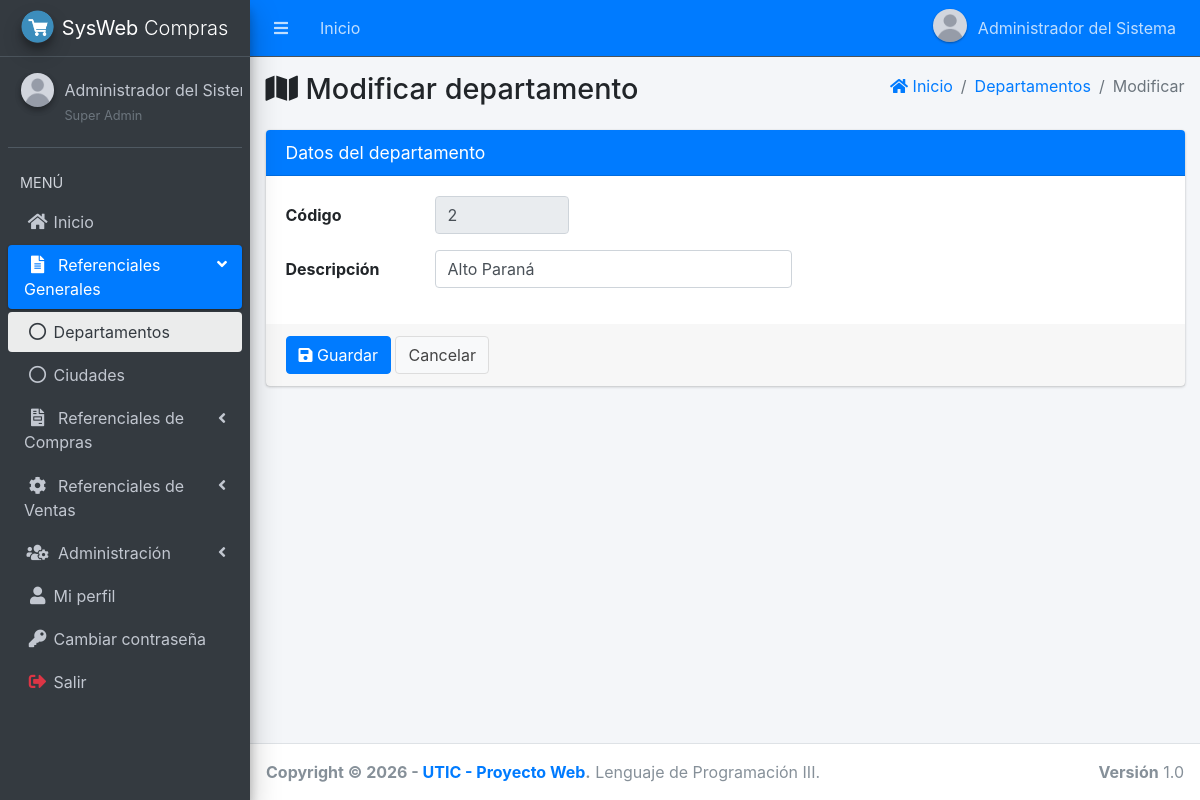
Screenshot of /main.php?module=form_departamento&form=edit&id=2 (signed in) with the database file from the repository.
### tables this page shows
CREATE TABLE menu (
    id_menu   INT AUTO_INCREMENT PRIMARY KEY,
    id_padre  INT NULL COMMENT 'NULL = opción de primer nivel o grupo',
    titulo    VARCHAR(50) NOT NULL,
    icono     VARCHAR(50) NOT NULL DEFAULT 'far fa-circle',
    modulo    VARCHAR(30) NULL COMMENT 'Clave del módulo (main.php?module=...). NULL = grupo',
    orden     INT NOT NULL DEFAULT 0,
    UNIQUE KEY uk_menu_modulo (modulo),
    CONSTRAINT fk_menu_padre FOREIGN KEY (id_padre)
        REFERENCES menu (id_menu) ON UPDATE CASCADE ON DELETE CASCADE
);

CREATE TABLE departamento (
    id_departamento  INT AUTO_INCREMENT PRIMARY KEY,
    dep_descripcion  VARCHAR(60) NOT NULL,
    UNIQUE KEY uk_departamento (dep_descripcion)
);

### app/config/database.php (called while the page is built, shortened)
<?php
function db(): PDO
{
    static $pdo = null;
    if ($pdo === null) {
        $dsn = 'mysql:host=' . DB_HOST . ';port=' . DB_PORT . ';dbname=' . DB_NAME . ';charset=utf8mb4';
        try {
            $pdo = new PDO($dsn, DB_USER, DB_PASS, [
                PDO::ATTR_ERRMODE            => PDO::ERRMODE_EXCEPTION,
                PDO::ATTR_DEFAULT_FETCH_MODE => PDO::FETCH_ASSOC,
                PDO::ATTR_EMULATE_PREPARES   => false,
            ]);
            $pdo->exec("SET time_zone = '" . date('P') . "'");
        } catch (PDOException $e) {
            error_log('Error de conexión: ' . $e->getMessage());
            http_response_code(500);
            exit('No se pudo conectar con la base de datos. Verifique la configuración en config/config.php.');
        }
    }
    return $pdo;
}

### app/core/rutas.php (called while the page is built, shortened)
<?php
return [
    'start'             => ['start.php',                 'start'],
    'password'          => ['password/form.php',         'password'],
    'perfil'            => ['perfil/view.php',           'perfil'],
    'form_perfil'       => ['perfil/form.php',           'perfil'],
    'user'              => ['user/view.php',             'user'],
    'form_user'         => ['user/form.php',             'user'],
    'permisos'          => ['permisos/view.php',         'permisos'],
    'departamento'      => ['departamento/view.php',     'departamento'],
    'form_departamento' => ['departamento/form.php',     'departamento'],
    'ciudad'            => ['ciudad/view.php',           'ciudad'],
    'form_ciudad'       => ['ciudad/form.php',           'ciudad'],
    'proveedores'       => ['proveedores/view.php',      'proveedores'],
    'form_proveedores'  => ['proveedores/form.php',      'proveedores'],
    'deposito'          => ['simple/view.php',           'deposito'],
    'form_deposito'     => ['simple/form.php',           'deposito'],
    'tipo_producto'     => ['simple/view.php',           'tipo_producto'],
    'form_tipo_producto'=> ['simple/form.php',           'tipo_producto'],
    'u_medida'          => ['simple/view.php',           'u_medida'],
    'form_u_medida'     => ['simple/form.php',           'u_medida'],
    'productos'         => ['productos/view.php',        'productos'],
    'form_productos'    => ['productos/form.php',        'productos'],
    'clientes'          => ['clientes/view.php',         'clientes'],
    'form_clientes'     => ['clientes/form.php',         'clientes'],
    'compras'           => ['compras/view.php',          'compras'],
    'form_compras'      => ['compras/form.php',          'compras'],
    'detalle_compras'   => ['compras/detalle.php',       'compras'],
    'ventas'            => ['ventas/view.php',           'ventas'],
    'form_ventas'       => ['ventas/form.php',           'ventas'],
    'detalle_ventas'    => ['ventas/detalle.php',        'ventas'],
    'reporte_ventas'    => ['reporte_ventas/view.php',   'reporte_ventas'],
    'timbrado'          => ['timbrado/view.php',         'timbrado'],
    'stock'             => ['stock/view.php',            'stock'],
    'reporte_compras'   => ['reporte_compras/view.php',  'reporte_compras'],
];

### app/views/layout/content.php (called while the page is built, shortened)
<?php
[$archivo, $permiso] = $rutas[$module];
include __DIR__ . '/../' . $archivo;

### app/views/departamento/form.php (the view, shortened to what this page needs)
<?php
$editar = ($_GET['form'] ?? '') === 'edit';
$d = ['id_departamento' => 0, 'dep_descripcion' => ''];
if ($editar) {
    $st = db()->prepare('SELECT id_departamento, dep_descripcion FROM departamento WHERE id_departamento = ?');
    $st->execute([int_param($_GET, 'id')]);
    $d = $st->fetch();
}
?>
<section class="content">
    <div class="container-fluid">
        <div class="card card-primary">
            <div class="card-header"><h3 class="card-title">Datos del departamento</h3></div>
            <form action="modules/departamento/procesar.php?act=<?= $editar ? 'update' : 'insert' ?>" method="post" class="form-horizontal">
                <div class="card-body">
                    <?php if ($editar): ?>
                    <div class="form-group row">
                        <label class="col-sm-2 col-form-label">Código</label>
                        <div class="col-sm-2"><input type="text" class="form-control" value="<?= (int) $d['id_departamento'] ?>" readonly></div>
                    </div>
                    <?php endif; ?>
                    <div class="form-group row">
                        <label for="descripcion" class="col-sm-2 col-form-label">Descripción</label>
                        <div class="col-sm-5">
                            <input type="text" class="form-control" id="descripcion" name="descripcion"
                                   value="<?= e($d['dep_descripcion']) ?>" maxlength="60" required autofocus>
                        </div>
                    </div>
                </div>
                <div class="card-footer">
                    <button type="submit" class="btn btn-primary"><i class="fas fa-save"></i> Guardar</button>
                    <a href="main.php?module=departamento" class="btn btn-default">Cancelar</a>
                </div>
            </form>
        </div>
    </div>
</section>

### app/views/layout/side_menu.php (shortened to what this page needs)
<?php
$items = db()->query('SELECT id_menu, id_padre, titulo, icono, modulo FROM menu ORDER BY orden, id_menu')->fetchAll();
$raiz  = [];
$hijos = [];
foreach ($items as $it) {
    if ($it['id_padre'] === null) {
        $raiz[] = $it;
    } else {
        $hijos[(int) $it['id_padre']][] = $it;
    }
}
function menu_enlace(array $it, string $modulo_actual, bool $hijo): string
{
    $activo = $it['modulo'] === $modulo_actual ? ' active' : '';
    $icono  = $hijo ? 'far fa-circle nav-icon' : 'nav-icon ' . $it['icono'];
    return '<li class="nav-item"><a href="main.php?module=' . e($it['modulo']) . '" class="nav-link' . $activo . '">'
         . '<i class="' . e($icono) . '"></i><p>' . e($it['titulo']) . '</p></a></li>';
}
?>
<aside class="main-sidebar sidebar-dark-primary elevation-4">
    <a href="main.php?module=start" class="brand-link">
        <img src="assets/img/logo.png" alt="Logo" class="brand-image img-circle elevation-3">
        <span class="brand-text font-weight-light"><b><?= e(APP_SHORT) ?></b> Compras</span>
    </a>
    <div class="sidebar">
        <div class="user-panel mt-3 pb-3 mb-3 d-flex">
            <div class="image">
                <img src="<?= e(foto_url($_SESSION['foto'] ?? null)) ?>" class="img-circle elevation-2" alt="Foto">
            </div>
            <div class="info">
                <a href="main.php?module=perfil" class="d-block"><?= e($_SESSION['nombre']) ?></a>
                <small class="text-muted"><?= e($_SESSION['rol']) ?></small>
            </div>
        </div>
        <nav class="mt-2">
            <ul class="nav nav-pills nav-sidebar flex-column" data-widget="treeview" role="menu" data-accordion="false">
                <li class="nav-header">MENÚ</li>
                <?php foreach ($raiz as $it): ?>
                    <?php if ($it['modulo'] !== null): ?>
                        <?php if (can($it['modulo'])) echo menu_enlace($it, $modulo_actual, false); ?>
                    <?php else:
                        $visibles = array_filter($hijos[(int) $it['id_menu']] ?? [], static function ($h) {
                            return can($h['modulo']);
                        });
                        $abierto = in_array($modulo_actual, array_column($visibles, 'modulo'), true);
                    ?>
                        <li class="nav-item<?= $abierto ? ' menu-open' : '' ?>">
                            <a href="#" class="nav-link<?= $abierto ? ' active' : '' ?>">
                                <i class="nav-icon <?= e($it['icono']) ?>"></i>
                                <p><?= e($it['titulo']) ?> <i class="right fas fa-angle-left"></i></p>
                            </a>
                            <ul class="nav nav-treeview">
                                <?php foreach ($visibles as $h) echo menu_enlace($h, $modulo_actual, true); ?>
                            </ul>
                        </li>
                    <?php endif; ?>
                <?php endforeach; ?>
                <li class="nav-item">
                    <a href="#" class="nav-link" data-toggle="modal" data-target="#modalSalir">
                        <i class="nav-icon fas fa-sign-out-alt text-danger"></i><p>Salir</p>
                    </a>
                </li>
            </ul>
        </nav>
    </div>
</aside>

### public/assets/css/style.css (style rules this page uses)
.user-image, .user-panel .image img, .user-header img { object-fit: cover; }

### rows the page displays
menu: titulo "Inicio"
menu: titulo "Referenciales Generales"
menu: titulo "Departamentos"
menu: titulo "Ciudades"
menu: titulo "Referenciales de Compras"
menu: titulo "Referenciales de Ventas"
menu: titulo "Administración"
menu: titulo "Mi perfil"
menu: titulo "Cambiar contraseña"
departamento: id_departamento "2", descripcion "Alto Paraná"

### other values shown
$_SESSION['nombre'] "Administrador del Sistema"
APP_SHORT "SysWeb"
$_SESSION['nombre'] "Administrador del…"
$_SESSION['rol'] "Super Admin"
$titulo "Modificar departamento"
$texto "Departamentos"
$texto "Modificar"
